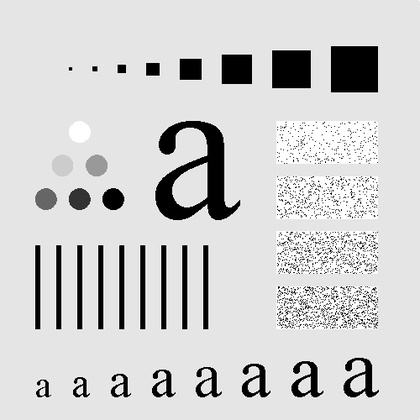
%> input picture Restauracion/pruebaA.jpg, 420 x 420 px, shrunk from 500 x 500 before the run
$ octave untitled.m   (GNU Octave 9; MATLAB toolbox functions it lacks are replaced by stand-ins)
%> lines starting %> are read from the running program, lines starting %| are printed output that depends on the picture
close all

% Lee la imagen y saca el tama?o
IM=double(imread('pruebaA.jpg'))/255;
%> IM: size 420x420 double; min 0, max 1, mean 0.812
[m,n]=size(IM);
%> m = 420; n = 420

% Aplica ruido Sal & Pimienta a la imagen
IMruido = imnoise(IM,'salt & pepper',0.1);
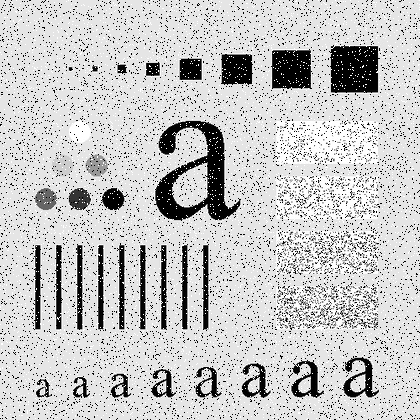
%> IMruido: size 420x420 double; min 0, max 1, mean 0.781

% Fourier y centrado de la imagen ruidosa IMruido, en IM2
IM2=fft2(IMruido);
IM2=fftshift(IM2);

% Obtiene las distancias D(u,v) al pixel central (m/2,n/2)
% A partir de ello calcula la funcion de transferencia 'H(u,v)'
% del Filtro pasabajas butterworth basa bajas")
% guardado en H.
% Usa una distancia Do=5 pixeles y orden ord=2, cuyos valores pueden ser cambiados
% en las variables ord y Do:

ord=2;
Do=50;
H=zeros(m,n);

for i=1:m
    for j=1:n
        D(i,j)=sqrt((i-(m/2))^2+(j-(n/2))^2);
        H(i,j)=1/(1+((D(i,j)/Do).^(2*ord)));
    end
end
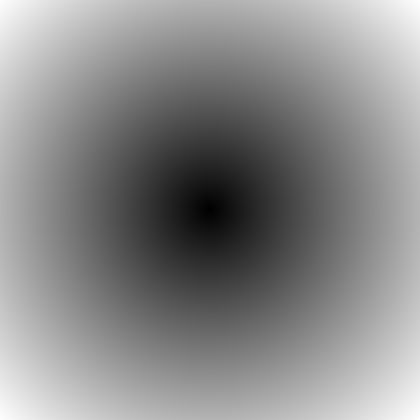
%> D: size 420x420 double; min 0, max 297, mean 160.7; drawn with min black and max white
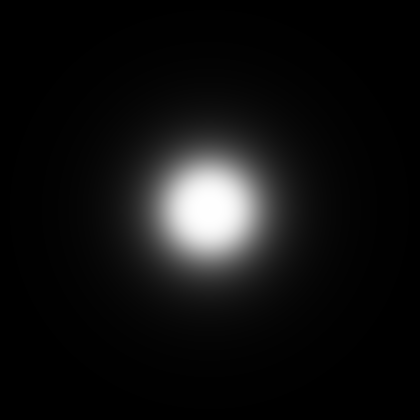
%> H: size 420x420 double; min 0.000803, max 1, mean 0.0679
IM3=H.*IM2;
% Una vez obtenida la funcion de transferencia H en el espacio,
% se transforma con fourier
H=fft2(H);
H=fftshift(H);

% Aplica la multiplicacion, elemento por elemento del filtro
% por la imagen transformada segun el teorema de convolucion DFT


% Aplica transformada inversa a la imagen filtrada
IM3=ifft2(IM3);
IM3=ifftshift(IM3);

figure(1),subplot(4,4,[1:2 5:6]),imshow(IM),title('Im. Original');
figure(1),subplot(4,4,[3:4 7:8]),imshow(uint8(H)),title(['Butterworth Pasa bajas Orden:',num2str(ord)]);
%> (this line was passed over: imshow is not available in this run)
figure(1),subplot(4,4,[9:10 13:14]),imshow(IMruido),title('Im. Sal & Pimienta');
figure(1),subplot(4,4,[11:12 15:16]),imshow(uint8(IM3*255)),title('Im. Filtrada');
%> (this line was passed over: imshow is not available in this run)
